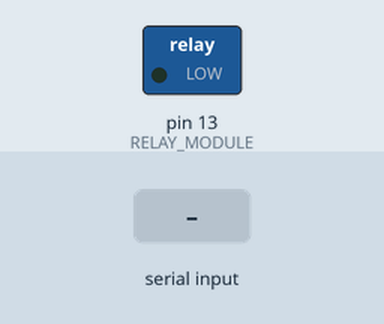
The sketch below on a simulated Arduino Uno, built with avr-gcc and run on an emulated ATmega328P. On the bench: switched loads named in the sketch (green lamp = pin HIGH). The inputs (shaded band) are chosen by the test bench.

Above: at 1.2 s.
1.3 s: "H" received over Serial
At 1.8 s:
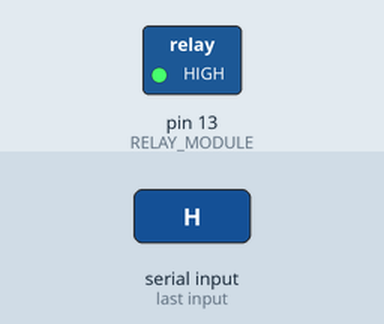
2.8 s: "L" received over Serial
At 4.2 s:
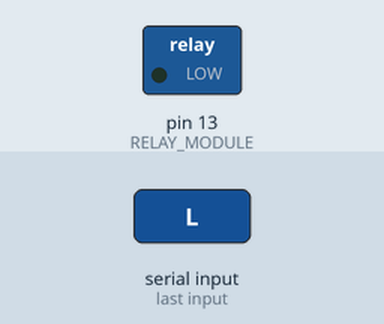
Timing chart, 0 to 5.8 s (numbered marks = the images above; inputs shaded):
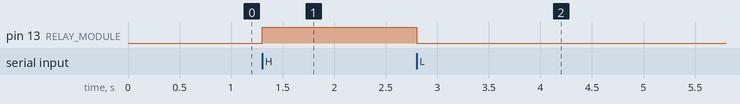

Measured:
- after the input at 1.3 s, pin 13 (RELAY_MODULE): LOW → HIGH at once
- after the input at 2.8 s, pin 13 (RELAY_MODULE): HIGH → LOW at once

The sketch:

tweetlamp.pde
```cpp
#define RELAY_MODULE 13

void setup() {
  pinMode(RELAY_MODULE, OUTPUT); //set the digital pin where the realy module is connected to output
  digitalWrite(RELAY_MODULE, LOW);
  Serial.begin(9600); //start the serial communication with the PC/Python software
}

void loop() {
  if (Serial.available()) {
    char c = Serial.read(); //read one character sent by Python software

    if (c == 'H') {
      digitalWrite(RELAY_MODULE, HIGH); //lights up!
    }
    else if (c == 'L') {
      digitalWrite(RELAY_MODULE, LOW); //turn off
    }
    else if (c == 'S') {
      Serial.print(digitalRead(RELAY_MODULE));
    }
    //else -> ignores the character received
  }
}
```
